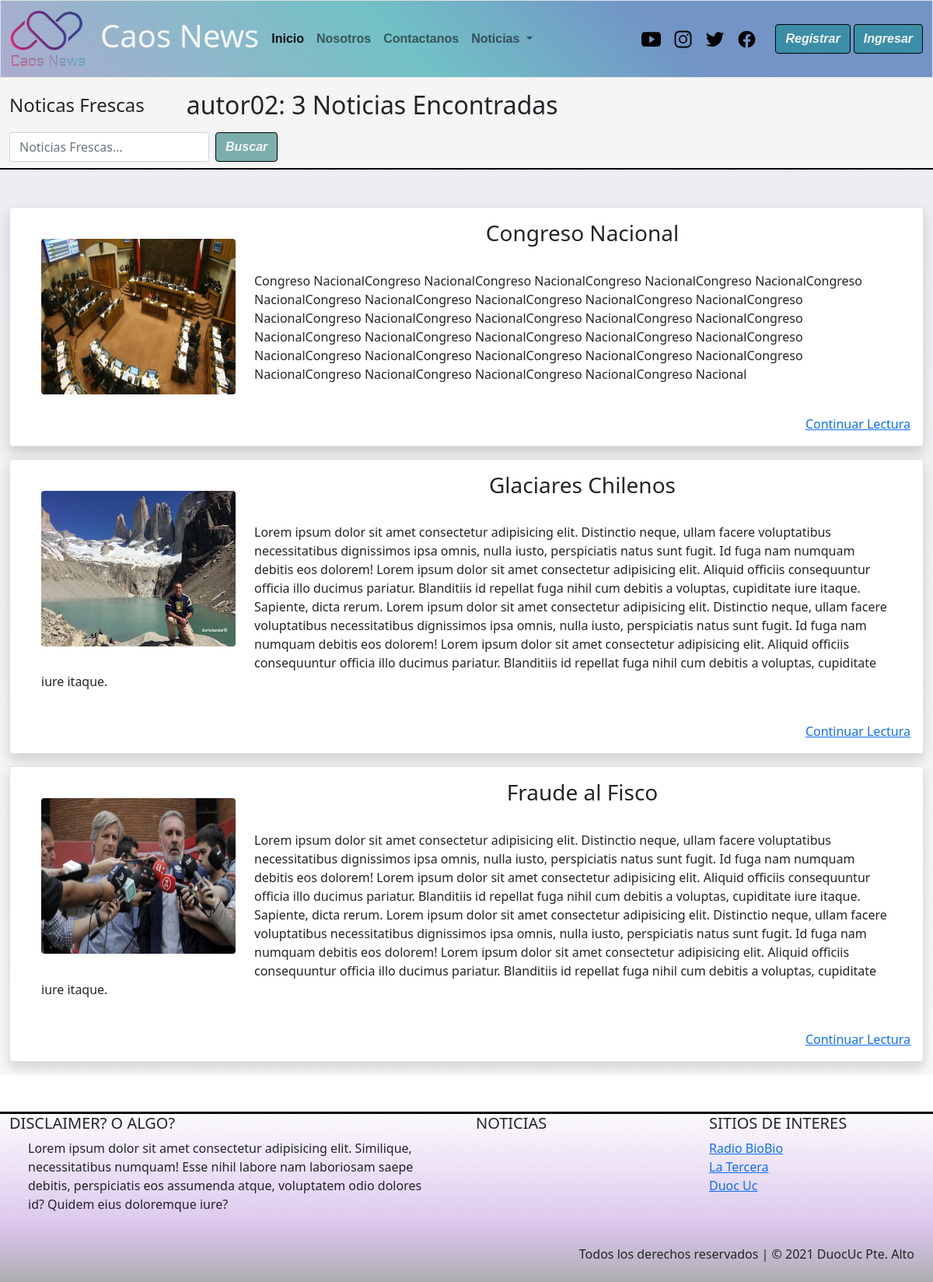
/filtro_autor/autor02/, run on the app's committed database.
### caos_news/models.py (models this page shows, shortened)
class Noticia(models.Model):
    nombre_not = models.CharField(primary_key= True, max_length=50)
    fecha_not = models.DateField(default=datetime.date.today)
    redac =  models.TextField()
    img_not = models.ImageField(upload_to='noticias',null=True)
    publicar = models.BooleanField(default=False)
    comentario = models.TextField(null=True,default='Sin observaciones')
    autor = models.ForeignKey(User,null=True, on_delete=models.CASCADE)
    categoria = models.ForeignKey(Categoria, on_delete=models.CASCADE)

### caos_news/views.py (the view)
# urls.py: path('filtro_autor/<id>/',filtro_autor,name='f_autor'),
def filtro_autor(request,id):
    user = User.objects.get(username=id)
    categoria = Categoria.objects.all()
    noti_all = Noticia.objects.filter(publicar=True,autor = user)
    cantidad = Noticia.objects.filter(publicar=True,autor = user).count()
    contexto = {"categorias":categoria,"noticias":noti_all,"cantidad":cantidad,"autor":user}
    return render(request, 'busque_autor.html',contexto)

### caos_news/templates/busque_autor.html (shortened to what this page needs)
{% extends "base.html" %}
{% load static %}
{% block link_activos %}
                    <ul class="navbar-nav me-auto mb-2 mb-lg-0">
                        <li class="nav-item">
                            <a class="nav-link active" aria-current="page" href="{% url 'index'%}">Inicio</a>
                        </li>
                        {% if user.is_authenticated %}
                            <li class="nav-item">
                                <a class="nav-link" href="{% url 'enviar_n' %}">Subir noticia</a>
                            </li>
                            <li class="nav-item">
                                <a class="nav-link" href="{% url 'mis_notis' %}">Mis Noticias</a>
                            </li>
                        {% else %}
                            <li class="nav-item">
                            <a class="nav-link" href="{% url 'nos' %}">Nosotros</a>
                        </li>
                        <li class="nav-item">
                            <a class="nav-link" href="{% url 'contac' %}">Contactanos</a>
                        </li>
                        {% endif %}
                        <li class="nav-item dropdown">
                            <a class="nav-link dropdown-toggle" href="#" id="navbarDropdown" role="button"
                                data-bs-toggle="dropdown" aria-expanded="false">
                                Noticias
                            </a>
                        </li>
{% endblock link_activos %}
{% block contenido %}
<main>
        <nav class="navbar sticky-top" id="barra-busqueda">
            <div class="container-fluid ">
                <span class="navbar-text">
                {% if user.is_authenticated %}
                    <h4> Bienvenido(a) {{user.first_name}} {{user.last_name}} </h4>
                {% else %}
                    <h4>Noticas Frescas</h4>
                {% endif %}
                </span>
                <span class="navbar-text" style="margin-right: 40%;">
                    {% if cantidad == 1 %}
                        <h2>{{autor}}: {{cantidad}} Noticia Encontrada </h2>
                    {% elif cantidad == 0 %}
                        <h2>{{autore}}: Nada </h2>
                    {% else %}
                        <h2>{{autor}}: {{cantidad}} Noticias Encontradas </h2>
                    {% endif %}
                </span>
                <form class="d-flex" method="POST" action="{% url 'filter_d'%}">
                    <input class="form-control me-2" type="search" placeholder="Noticias Frescas..." name="txtbusqueda" aria-label="Search">
                    <button id="boton" class="btn btn-outline" type="submit">Buscar</button>
                </form>
            </div>
        </nav>
<section class="container-fluid mt-5 mb-5">
    <div class="row">
        <div class="col-12 col-lg-12">
            {%if cantidad > 0 %}
                {% for noti in noticias %}
                    <div class="d-grid gap-3">
                        <div class="p-3 bg-light border shadow mb-3 bg-body rounded">
                            <div class="float-start">
                                <img src="{{noti.img_not.url}}"
                                    class=" m-4 rounded-2  animate__animated animate__fadeIn" alt="..." width="250"
                                    height="200">
                            </div>
                            <div class="mx-auto m-l-3">
                                <div class="text m-l-2 md-sm-center animate__animated ">
                                    <h3 class="text-center animate__animated animate__backInRight">{{noti.nombre_not}}</h3>
                                    <p class="p-4">
                                        {{noti.redac}}
                                    </p>
                                </div>
                                <div class="text-end animate__animated animate__fadeInDown"><a
                                        href="{% url 'noti' noti.nombre_not %}">Continuar Lectura</a>
                                </div>
                            </div>
                        </div>
                    </div>
                {% endfor %}
            {% else %}
                <div class="alert alert-info" role="alert">
                    Lo sentimos no encontramos nada
                </div>
            {%endif%}
        </div>
    </div>
</section>
{% endblock contenido %}

### data on the page
Noticia: img_not (picture), nombre_not "Congreso Nacional", redac "Congreso NacionalCongreso NacionalCongreso NacionalCongreso NacionalCongreso NacionalCongreso NacionalCongreso NacionalCongreso NacionalCongreso NacionalCongreso NacionalCongreso NacionalCongreso NacionalCongreso NacionalCongreso NacionalCongreso NacionalCongreso NacionalCongreso NacionalCongreso NacionalCongreso NacionalCongreso NacionalCongreso NacionalCongreso NacionalCongreso NacionalCongreso NacionalCongreso NacionalCongreso NacionalCongreso NacionalCongreso NacionalCongreso NacionalCongreso Nacional"
Noticia: img_not (picture), nombre_not "Glaciares Chilenos", redac "Lorem ipsum dolor sit amet consectetur adipisicing elit. Distinctio neque, ullam facere voluptatibus necessitatibus dignissimos ipsa omnis, nulla iusto, perspiciatis natus sunt fugit. Id fuga nam numquam debitis eos dolorem! Lorem ipsum dolor sit amet consectetur adipisicing elit. Aliquid officiis consequuntur officia illo ducimus pariatur. Blanditiis id repellat fuga nihil cum debitis a voluptas, cupiditate iure itaque. Sapiente, dicta rerum. Lorem ipsum dolor sit amet consectetur adipisicing elit. Distinctio neque, ullam facere voluptatibus necessitatibus dignissimos ipsa omnis, nulla iusto, perspiciatis natus sunt fugit. Id fuga nam numquam debitis eos dolorem! Lorem ipsum dolor sit amet…"
Noticia: img_not (picture), nombre_not "Fraude al Fisco", redac "Lorem ipsum dolor sit amet consectetur adipisicing elit. Distinctio neque, ullam facere voluptatibus necessitatibus dignissimos ipsa omnis, nulla iusto, perspiciatis natus sunt fugit. Id fuga nam numquam debitis eos dolorem! Lorem ipsum dolor sit amet consectetur adipisicing elit. Aliquid officiis consequuntur officia illo ducimus pariatur. Blanditiis id repellat fuga nihil cum debitis a voluptas, cupiditate iure itaque. Sapiente, dicta rerum. Lorem ipsum dolor sit amet consectetur adipisicing elit. Distinctio neque, ullam facere voluptatibus necessitatibus dignissimos ipsa omnis, nulla iusto, perspiciatis natus sunt fugit. Id fuga nam numquam debitis eos dolorem! Lorem ipsum dolor sit amet…"

### other printed values
{{ autor }} "autor02"
{{ cantidad }} "3"
